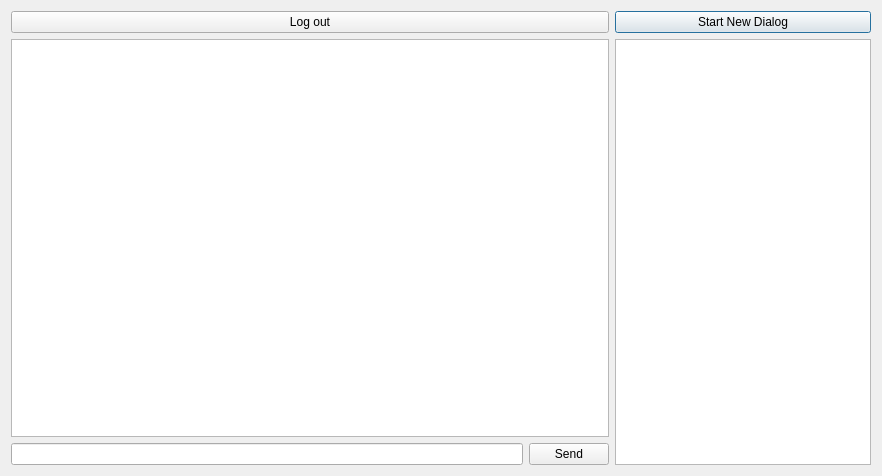
<?xml version="1.0" encoding="UTF-8"?>
<ui version="4.0">
 <class>Dialog</class>
 <widget class="QDialog" name="Dialog">
  <property name="geometry">
   <rect>
    <x>0</x>
    <y>0</y>
    <width>882</width>
    <height>476</height>
   </rect>
  </property>
  <property name="sizePolicy">
   <sizepolicy hsizetype="Fixed" vsizetype="Fixed">
    <horstretch>0</horstretch>
    <verstretch>0</verstretch>
   </sizepolicy>
  </property>
  <property name="windowTitle">
   <string>Dialog</string>
  </property>
  <layout class="QGridLayout" name="centralLayout">
   <item row="0" column="2">
    <widget class="QPushButton" name="newdialog">
     <property name="text">
      <string>Start New Dialog</string>
     </property>
    </widget>
   </item>
   <item row="2" column="0">
    <widget class="QLineEdit" name="message"/>
   </item>
   <item row="1" column="0" colspan="2">
    <widget class="QTextEdit" name="Conv"/>
   </item>
   <item row="2" column="1">
    <widget class="QPushButton" name="send">
     <property name="text">
      <string>Send</string>
     </property>
    </widget>
   </item>
   <item row="0" column="0" colspan="2">
    <widget class="QPushButton" name="exitbutton">
     <property name="text">
      <string>Log out</string>
     </property>
    </widget>
   </item>
   <item row="1" column="2" rowspan="2">
    <widget class="QListWidget" name="listWidget">
     <property name="enabled">
      <bool>true</bool>
     </property>
     <property name="sizePolicy">
      <sizepolicy hsizetype="Minimum" vsizetype="MinimumExpanding">
       <horstretch>0</horstretch>
       <verstretch>0</verstretch>
      </sizepolicy>
     </property>
     <property name="layoutDirection">
      <enum>Qt::LeftToRight</enum>
     </property>
     <property name="autoScroll">
      <bool>true</bool>
     </property>
    </widget>
   </item>
  </layout>
 </widget>
 <resources/>
 <connections/>
</ui>
